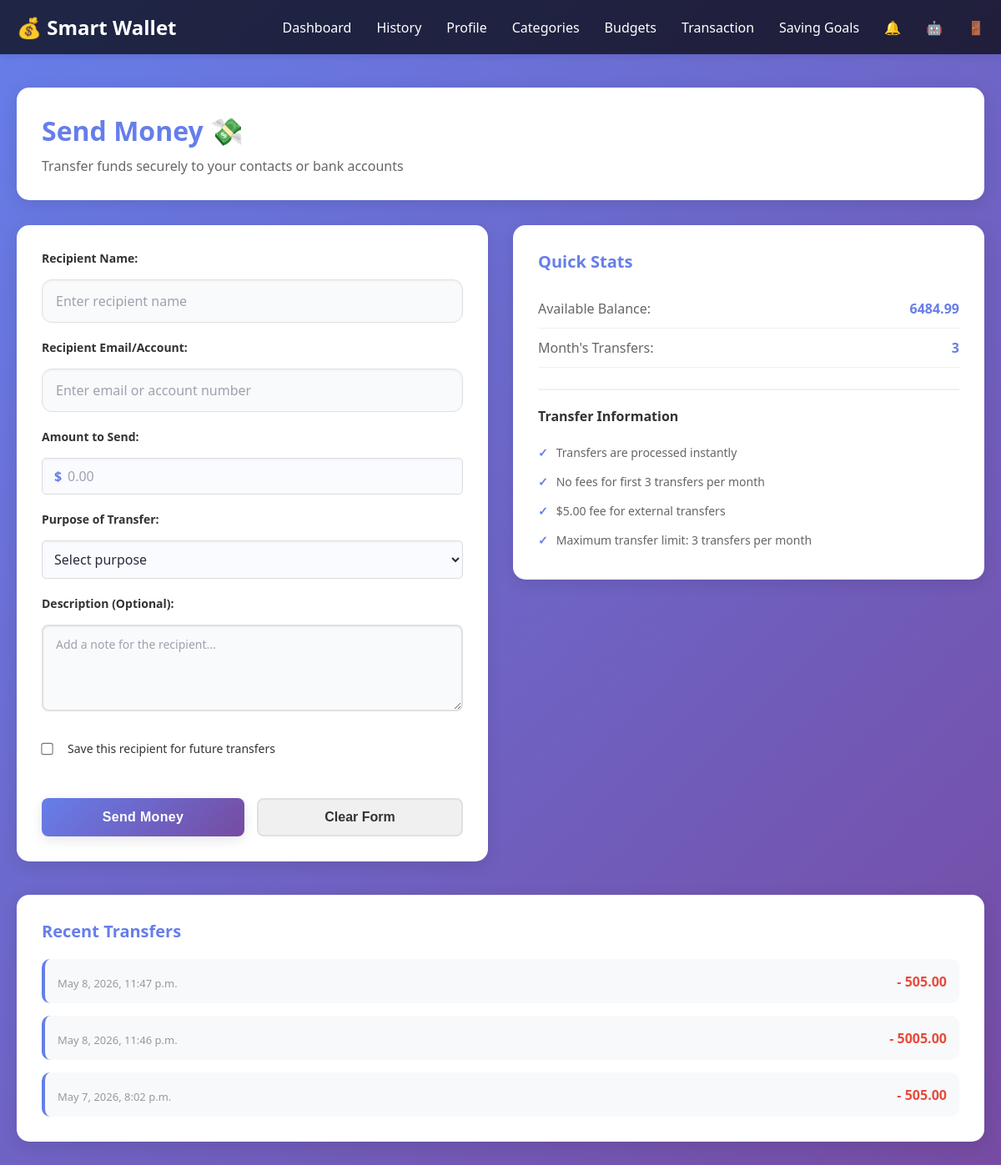
/transaction/send/ (signed in), run on the app's committed database.
### user/models.py (models this page shows, shortened)
class Wallet(models.Model):
    user = models.OneToOneField(
        settings.AUTH_USER_MODEL,
        on_delete=models.CASCADE,
        related_name='wallet'
    )
    total_balance = models.DecimalField(
        max_digits=12,
        decimal_places=2,
        default=0
    )
    total_income = models.DecimalField(
        max_digits=12,
        decimal_places=2,
        default=0
    )
    total_expense = models.DecimalField(
        max_digits=12,
        decimal_places=2,
        default=0
    )
    send_limit = models.PositiveBigIntegerField(default=3)

### transactions/models.py (models this page shows, shortened)
class Transaction(models.Model):
    TYPE_CHOICES = [
        ('income' , 'Income'),
        ('expense', 'Expense'),
        ('saving' , 'Saving'),
        ('send'   , 'Sending')
    ]
    reciever = models.ForeignKey('user.Wallet',
        on_delete=models.CASCADE,
        null = True,
        blank = True)
    fee = models.DecimalField(max_digits=10,decimal_places=2,default=0)
    wallet = models.ForeignKey('user.Wallet', on_delete=models.CASCADE, related_name='transactions')
    amount = models.DecimalField(max_digits=10, decimal_places=2)
    type = models.CharField(max_length=10, choices=TYPE_CHOICES)
    date = models.DateTimeField(auto_now_add=True)
    description = models.TextField(null=True, blank=True)
    budget = models.ForeignKey(
    'Budget',
    on_delete=models.CASCADE,
    related_name='transactions',
    null=True,
    blank=True
    )
    saving_goals = models.ForeignKey('SavingGoals'
        ,on_delete=models.CASCADE
        ,related_name='transactions'
        ,null=True
        ,blank=True)

### transactions/views.py (the view, shortened to what this page needs)
@login_required
def view_send(request):
    user = _get_current_user(request)
    if not user:
        return redirect('login')
    try:
        wallet = user.wallet
    except user_models.Wallet.DoesNotExist:
        return redirect('login')
    context = {'user': user, 'wallet': wallet}
    context['sends'] = trans_models.Transaction.objects.filter(wallet=wallet, type='send').order_by('-date')[:3]
    return render(request, 'send_money.html', context)

### transactions/views.py (called while the page is built)
@login_required
def _get_current_user(request):
    user = request.user if request.user.is_authenticated else None
    if not user:
        user_id = request.session.get('user_id')
        if user_id:
            user = User.objects.filter(id=user_id).first()
    return user

### templates/send_money.html (shortened to what this page needs)
<!DOCTYPE html>
{% load static %}
<html lang="en">
<head>
    <link rel="stylesheet" href="{% static 'css/style.css' %}">
    <link rel="stylesheet" href="{% static 'css/send_money.css' %}">
</head>
<body id="send-money-body">
    <header id="send-money-header">
        <nav id="user-home-nav">
            <div class="logo">💰 Smart Wallet</div>
            <ul class="nav-links">
                <li><a href="{% url 'home' %}">Dashboard</a></li>
                <li><a href="{% url 'transactions' %}">History</a></li>
                <li><a href="{% url 'profile' %}">Profile</a></li>
                <li><a href="{% url 'categories' %}">Categories</a></li>
                <li><a href="{% url 'budget' %}">Budgets</a></li>
                <li><a href="{% url 'add_transaction' %}">Transaction</a></li>
                <li><a href="{% url 'saving_goals' %}">Saving Goals</a></li>
                <li><a title="Notifications" href="{% url 'notifications' %}">🔔  </a></li>
                <li><a title="AI advisor" href="{% url 'advisor' %}">🤖 </a></li>
                <li><a title="logout" href="{% url 'logout' %}" >🚪</a></li>
            </ul>
        </nav>
    </header>
    <div class="container" id="send-money-container">
        <div class="welcome-section">
            <h1>Send Money 💸</h1>
            <p>Transfer funds securely to your contacts or bank accounts</p>
        </div>
        <div class="send-money-wrapper">
            <div class="send-form-card">
                <form id="sendMoneyForm" class="send-form" method="post">
                    <div class="form-group">
                        <label for="recipientName">Recipient Name:</label>
                        <input type="text" id="recipientName" name="recipient" class="form-control" placeholder="Enter recipient name" required>
                    </div>
                    <div class="form-group">
                        <label for="recipientEmail">Recipient Email/Account:</label>
                        <input type="text" id="recipientEmail" name="recipient_email" class="form-control" placeholder="Enter email or account number" required>
                    </div>
                    <div class="form-group">
                        <label for="amount">Amount to Send:</label>
                        <div class="amount-input-group">
                            <span class="currency-symbol">$</span>
                            <input type="number" id="amount" class="form-control" name="amount" placeholder="0.00" min="0" step="0.01 " style="padding-left: 30px;";" required>
                        </div>
                    </div>
                    <div class="form-group">
                        <label for="purpose">Purpose of Transfer:</label>
                        <select id="purpose" name="purpose" class="form-control" required>
                            <option value="">Select purpose</option>
                        </select>
                    </div>
                    <div class="form-group">
                        <label for="description">Description (Optional):</label>
                        <textarea id="description" class="form-control" placeholder="Add a note for the recipient..." rows="4"></textarea>
                    </div>
                    <div class="form-group checkbox">
                        <input type="checkbox" id="saveRecipient" class="checkbox-control">
                        <label for="saveRecipient">Save this recipient for future transfers</label>
                    </div>
                    <div class="form-actions">
                        <button type="submit" class="btn btn-primary">Send Money</button>
                        <button type="reset" class="btn btn-secondary">Clear Form</button>
                    </div>
                </form>
            </div>
            <div class="send-info-card">
                <h3>Quick Stats</h3>
                <div class="stats-item">
                    <span class="stats-label">Available Balance:</span>
                    <span class="stats-value">{{wallet.total_balance}}</span>
                </div>
                <div class="stats-item">
                    <span class="stats-label">Month's Transfers:</span>
                    <span class="stats-value">3</span>
                </div>
                <div class="info-section">
                    <h4>Transfer Information</h4>
                    <ul class="info-list">
                        <li>Transfers are processed instantly</li>
                        <li>No fees for first 3 transfers per month</li>
                        <li>$5.00 fee for external transfers</li>
                        <li>Maximum transfer limit: 3 transfers per month</li>
                    </ul>
                </div>
            </div>
        </div>
        <div id="recentTransfers" class="recent-transfers-section">
            <h3>Recent Transfers</h3>
            <div class="transfers-list">
                {% for send in sends %}
                <div class="transfer-item">
                    <div class="transfer-info">
                        <div class="transfer-date">{{ send.date }}</div>
                    </div>
                    <div class="transfer-amount">- {{ send.amount }}</div>
                </div>
                {% endfor %}
            </div>
        </div>
    </div>
</body>
</html>

### static/css/style.css (style rules this page uses)
* { margin: 0; padding: 0; box-sizing: border-box; }
#user-home-nav { max-width: 1200px; margin: 0 auto; padding: 0 20px; display: flex; justify-content: space-between; align-items: center; }
.logo { font-size: 24px; font-weight: bold; color: #fff; }
.nav-links { display: flex; gap: 30px; list-style: none; }
.nav-links a { color: #fff; text-decoration: none; transition: color 0.3s; }
.container { max-width: 1200px; margin: 0 auto; padding: 40px 20px; }
.welcome-section { background: white; border-radius: 15px; padding: 30px; margin-bottom: 30px; box-shadow: 0 5px 20px rgba(0, 0, 0, 0.1); }
.welcome-section h1 { color: #667eea; margin-bottom: 10px; }
.welcome-section p { color: #666; font-size: 16px; }
.form-group { display: grid; gap: 8px; }
.form-group label { font-size: 0.95rem; font-weight: 600; color: #4a4a6a; }
.form-group input[type="number"], .form-group select { width: 100%; padding: 14px 16px; border: 1px solid #dcdce5; border-radius: 14px; background: #fafbff; color: #2b2b3f; font-size: 1rem; transition: border-color 0.2s, box-shadow 0.2s; }
.form-group input[type="checkbox"] { width: auto; accent-color: #667eea; transform: scale(1.1); }
.btn-primary { width: fit-content; padding: 15px 28px; border: none; border-radius: 14px; background: linear-gradient(135deg, #667eea 0%, #764ba2 100%); color: white; font-weight: 700; letter-spacing: 0.02em; cursor: pointer; transition: transform 0.2s, box-shadow 0.2s, opacity 0.2s; }
input[type="text"], input[type="email"], input[type="password"], input[type="number"], textarea, select, .form-input { width: 100%; padding: 14px 16px; border: 1px solid #e0e0e0; border-radius: 12px; font-size: 1rem; font-family: 'Segoe UI', Tahoma, Geneva, Verdana, sans-serif; color: #1f2937; background-color: #f9fafb; outline: none; transition: all 0.3s ease; box-shadow: inset 0 1px 3px rgba(0, 0, 0, 0.05); }
input[type="text"]::placeholder, input[type="email"]::placeholder, input[type="password"]::placeholder, input[type="number"]::placeholder, textarea::placeholder { color: #9ca3af; }
label { display: block; margin-bottom: 8px; font-weight: 500; color: #374151; font-size: 0.95rem; transition: color 0.2s; }
.btn-primary { background: white; color: #2563eb; padding: 14px 28px; border-radius: 12px; text-decoration: none; font-weight: 600; font-size: 1rem; transition: all 0.3s ease; box-shadow: 0 4px 15px rgba(0, 0, 0, 0.1); display: inline-block; }
.btn-secondary { background: transparent; color: white; padding: 14px 28px; border: 2px solid rgba(255, 255, 255, 0.8); border-radius: 12px; text-decoration: none; font-weight: 600; font-size: 1rem; transition: all 0.3s ease; }
.form-group { margin-bottom: 20px; }
.form-group label { display: block; margin-bottom: 5px; font-weight: 600; color: #333; }
.form-group input[type="number"], .form-group select { width: 100%; padding: 10px; border: 1px solid #ddd; border-radius: 5px; font-size: 16px; }
.form-group input[type="checkbox"] { margin-right: 10px; }
.btn-primary { background-color: #667eea; color: white; border: none; padding: 12px 24px; border-radius: 5px; cursor: pointer; font-size: 16px; transition: background-color 0.3s; }
.amount-input-group { position: relative; display: flex; align-items: center; }
.currency-symbol { position: absolute; left: 16px; color: #666; font-weight: 600; z-index: 1; }
.amount-input-group input { padding-left: 35px; }

### data on the page
Wallet: total_balance "6484.99"
Transaction: date "May 8, 2026, 11:47 p.m.", amount "505.00"
Transaction: date "May 8, 2026, 11:46 p.m.", amount "5005.00"
Transaction: date "May 7, 2026, 8:02 p.m.", amount "505.00"
